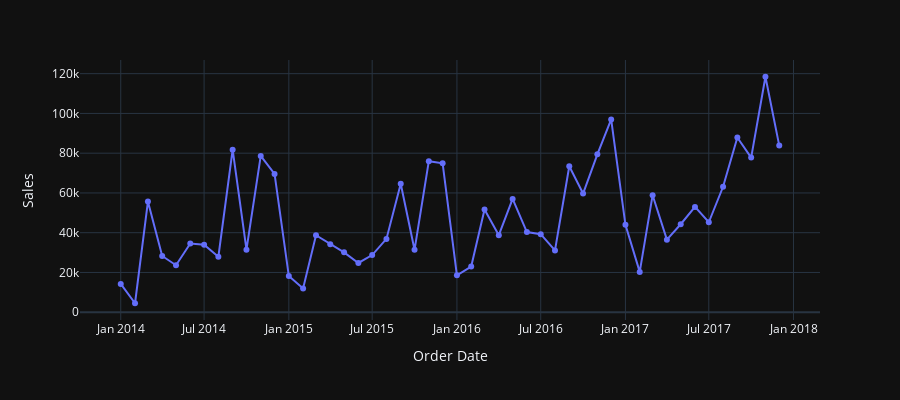

Notebook source saved alongside this figure:
### Code cell
# Crear gráfico de líneas
df_grouped = df.groupby(df['Order Date'].dt.to_period('M'))['Sales'].sum().reset_index()
df_grouped['Order Date'] = df_grouped['Order Date'].dt.to_timestamp()
df_grouped = df_grouped.sort_values(by='Order Date', ascending=True).reset_index(drop=True)

fig = px.line(df_grouped, x='Order Date', y='Sales', markers=True)
fig.update_layout(template="plotly_dark", height=400)
fig.show()
